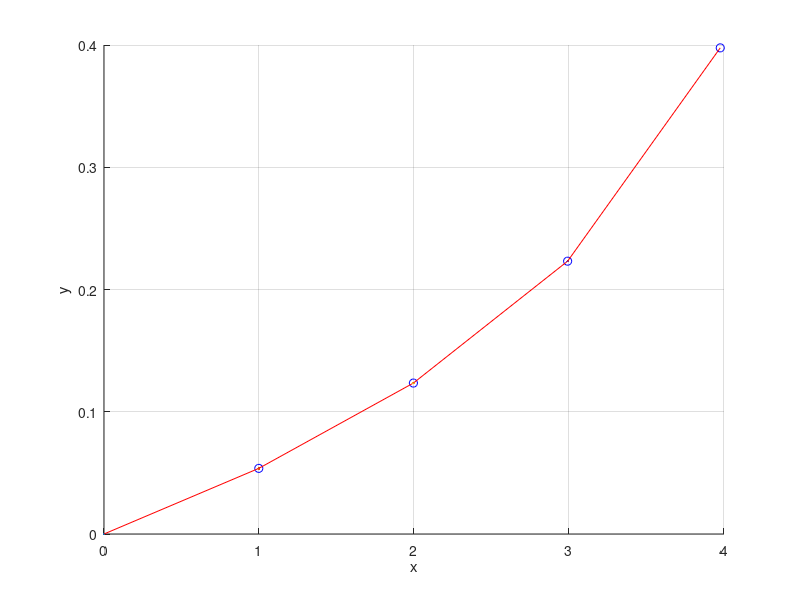

MATLAB code for this plot:
clear;
clc;
theta_start=5*pi/360;
nmax=4;
nmin=1;
l=5;
h=(nmax-nmin)/(l-1);
n=nmax-(0:l-1)*h;
theta=theta_start;
x=0;
y=0;
figure;
hold on;
xlabel("x");
ylabel("y");
grid on;
for i=1:l-1
  theta_critical = asin(n(i+1) / n(i));
   if theta>theta_critical
       disp("ΕΧΟΥΜΕ ΟΛΙΚΗ ΑΝΑΚΛΑΣΗ")
       break;
   else
   theta=asin(n(i)/n(i+1)*sin(theta));
   newX=x+cos(theta);
   newY=y+sin(theta);
   plot(x,y,newX,newY,'ob--');
    plot([x, newX], [y, newY], 'r-');

   end
   x=newX;
   y=newY;
end
hold off;


    
    